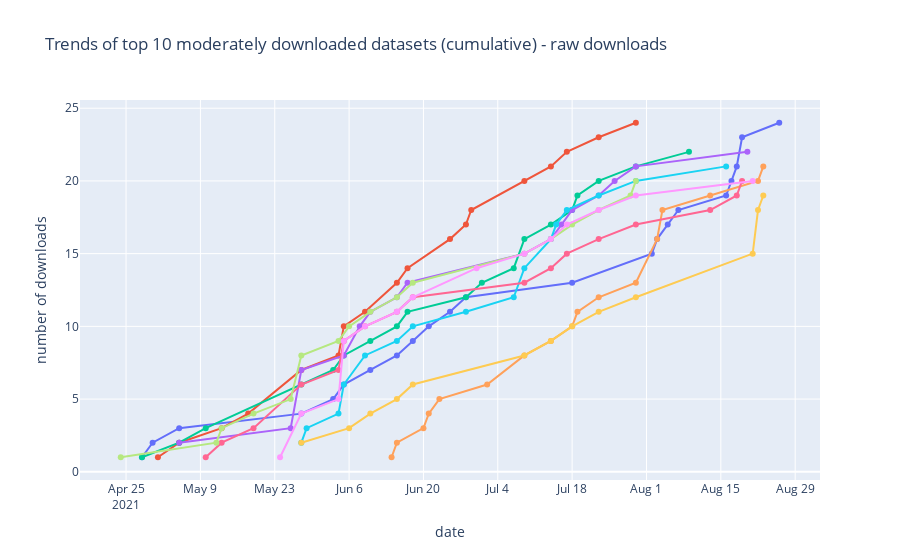

Notebook code for this chart:
### Markdown cell above
##### Moderately downloaded

### Code cell
top10_raw = top_ds_raw[top_ds_raw['raw downloads'] <25][0:10]
active_raw_ids = top10_raw['dataset_id'].tolist()
active_raw_names = top10_raw['dataset_name'].tolist()

dataset_download_trends(active_raw_ids, active_raw_names, 'Trends of top 10 moderately downloaded datasets (cumulative) - raw downloads')

### Figure 1 — Plotly figure (JSON) as saved in the notebook; plotly's stock layout.template omitted (floating-point values rounded to 4 significant figures)
{"data": [{"hovertemplate": "<i>Date</i>: %{x}<br>Downloads</i>: %{y}<br><br>%{text}</i>", "mode": "lines+markers", "text": ["Infiltrating Neoplastic Cells Human Glioblastoma", "Infiltrating Neoplastic Cells Human Glioblastoma", "Infiltrating Neoplastic Cells Human Glioblastoma", "Infiltrating Neoplastic Cells Human Glioblastoma", "Infiltrating Neoplastic Cells Human Glioblastoma", "Infiltrating Neoplastic Cells Human Glioblastoma", "Infiltrating Neoplastic Cells Human Glioblastoma", "Infiltrating Neoplastic Cells Human Glioblastoma", "Infiltrating Neoplastic Cells Human Glioblastoma", "Infiltrating Neoplastic Cells Human Glioblastoma", "Infiltrating Neoplastic Cells Human Glioblastoma", "Infiltrating Neoplastic Cells Human Glioblastoma", "Infiltrating Neoplastic Cells Human Glioblastoma", "Infiltrating Neoplastic Cells Human Glioblastoma", "Infiltrating Neoplastic Cells Human Glioblastoma", "Infiltrating Neoplastic Cells Human Glioblastoma", "Infiltrating Neoplastic Cells Human Glioblastoma", "Infiltrating Neoplastic Cells Human Glioblastoma", "Infiltrating Neoplastic Cells Human Glioblastoma", "Infiltrating Neoplastic Cells Human Glioblastoma", "Infiltrating Neoplastic Cells Human Glioblastoma", "Infiltrating Neoplastic Cells Human Glioblastoma"], "type": "scatter", "x": ["2021-04-28", "2021-04-30", "2021-05-05", "2021-05-28", "2021-06-03", "2021-06-05", "2021-06-10", "2021-06-15", "2021-06-18", "2021-06-21", "2021-06-25", "2021-06-28", "2021-07-18", "2021-08-02", "2021-08-03", "2021-08-05", "2021-08-07", "2021-08-16", "2021-08-17", "2021-08-18", "2021-08-19", "2021-08-26"], "y": [1, 2, 3, 4, 5, 6, 7, 8, 9, 10, 11, 12, 13, 15, 16, 17, 18, 19, 20, 21, 23, 24]}, {"hovertemplate": "<i>Date</i>: %{x}<br>Downloads</i>: %{y}<br><br>%{text}</i>", "mode": "lines+markers", "text": ["Single-cell transcriptomics of human T cells reveals tissue and activation signatures in health and disease", "Single-cell transcriptomics of human T cells reveals tissue and activation signatures in health and disease", "Single-cell transcriptomics of human T cells reveals tissue and activation signatures in health and disease", "Single-cell transcriptomics of human T cells reveals tissue and activation signatures in health and disease", "Single-cell transcriptomics of human T cells reveals tissue and activation signatures in health and disease", "Single-cell transcriptomics of human T cells reveals tissue and activation signatures in health and disease", "Single-cell transcriptomics of human T cells reveals tissue and activation signatures in health and disease", "Single-cell transcriptomics of human T cells reveals tissue and activation signatures in health and disease", "Single-cell transcriptomics of human T cells reveals tissue and activation signatures in health and disease", "Single-cell transcriptomics of human T cells reveals tissue and activation signatures in health and disease", "Single-cell transcriptomics of human T cells reveals tissue and activation signatures in health and disease", "Single-cell transcriptomics of human T cells reveals tissue and activation signatures in health and disease", "Single-cell transcriptomics of human T cells reveals tissue and activation signatures in health and disease", "Single-cell transcriptomics of human T cells reveals tissue and activation signatures in health and disease", "Single-cell transcriptomics of human T cells reveals tissue and activation signatures in health and disease", "Single-cell transcriptomics of human T cells reveals tissue and activation signatures in health and disease", "Single-cell transcriptomics of human T cells reveals tissue and activation signatures in health and disease", "Single-cell transcriptomics of human T cells reveals tissue and activation signatures in health and disease"], "type": "scatter", "x": ["2021-05-01", "2021-05-05", "2021-05-13", "2021-05-18", "2021-05-28", "2021-06-04", "2021-06-05", "2021-06-09", "2021-06-15", "2021-06-17", "2021-06-25", "2021-06-28", "2021-06-29", "2021-07-09", "2021-07-14", "2021-07-17", "2021-07-23", "2021-07-30"], "y": [1, 2, 3, 4, 7, 8, 10, 11, 13, 14, 16, 17, 18, 20, 21, 22, 23, 24]}, {"hovertemplate": "<i>Date</i>: %{x}<br>Downloads</i>: %{y}<br><br>%{text}</i>", "mode": "lines+markers", "text": ["A Single-Cell Transcriptional Roadmap of the Mouse and Human Lymph Node Lymphatic Vasculature", "A Single-Cell Transcriptional Roadmap of the Mouse and Human Lymph Node Lymphatic Vasculature", "A Single-Cell Transcriptional Roadmap of the Mouse and Human Lymph Node Lymphatic Vasculature", "A Single-Cell Transcriptional Roadmap of the Mouse and Human Lymph Node Lymphatic Vasculature", "A Single-Cell Transcriptional Roadmap of the Mouse and Human Lymph Node Lymphatic Vasculature", "A Single-Cell Transcriptional Roadmap of the Mouse and Human Lymph Node Lymphatic Vasculature", "A Single-Cell Transcriptional Roadmap of the Mouse and Human Lymph Node Lymphatic Vasculature", "A Single-Cell Transcriptional Roadmap of the Mouse and Human Lymph Node Lymphatic Vasculature", "A Single-Cell Transcriptional Roadmap of the Mouse and Human Lymph Node Lymphatic Vasculature", "A Single-Cell Transcriptional Roadmap of the Mouse and Human Lymph Node Lymphatic Vasculature", "A Single-Cell Transcriptional Roadmap of the Mouse and Human Lymph Node Lymphatic Vasculature", "A Single-Cell Transcriptional Roadmap of the Mouse and Human Lymph Node Lymphatic Vasculature", "A Single-Cell Transcriptional Roadmap of the Mouse and Human Lymph Node Lymphatic Vasculature", "A Single-Cell Transcriptional Roadmap of the Mouse and Human Lymph Node Lymphatic Vasculature", "A Single-Cell Transcriptional Roadmap of the Mouse and Human Lymph Node Lymphatic Vasculature", "A Single-Cell Transcriptional Roadmap of the Mouse and Human Lymph Node Lymphatic Vasculature", "A Single-Cell Transcriptional Roadmap of the Mouse and Human Lymph Node Lymphatic Vasculature", "A Single-Cell Transcriptional Roadmap of the Mouse and Human Lymph Node Lymphatic Vasculature", "A Single-Cell Transcriptional Roadmap of the Mouse and Human Lymph Node Lymphatic Vasculature"], "type": "scatter", "x": ["2021-04-28", "2021-05-05", "2021-05-10", "2021-05-28", "2021-06-03", "2021-06-05", "2021-06-10", "2021-06-15", "2021-06-17", "2021-06-28", "2021-07-01", "2021-07-07", "2021-07-09", "2021-07-14", "2021-07-18", "2021-07-19", "2021-07-23", "2021-07-30", "2021-08-09"], "y": [1, 2, 3, 6, 7, 8, 9, 10, 11, 12, 13, 14, 16, 17, 18, 19, 20, 21, 22]}, {"hovertemplate": "<i>Date</i>: %{x}<br>Downloads</i>: %{y}<br><br>%{text}</i>", "mode": "lines+markers", "text": ["Multiomics single-cell analysis of human pancreatic islets reveals novel cellular states in health and type 1 diabetes", "Multiomics single-cell analysis of human pancreatic islets reveals novel cellular states in health and type 1 diabetes", "Multiomics single-cell analysis of human pancreatic islets reveals novel cellular states in health and type 1 diabetes", "Multiomics single-cell analysis of human pancreatic islets reveals novel cellular states in health and type 1 diabetes", "Multiomics single-cell analysis of human pancreatic islets reveals novel cellular states in health and type 1 diabetes", "Multiomics single-cell analysis of human pancreatic islets reveals novel cellular states in health and type 1 diabetes", "Multiomics single-cell analysis of human pancreatic islets reveals novel cellular states in health and type 1 diabetes", "Multiomics single-cell analysis of human pancreatic islets reveals novel cellular states in health and type 1 diabetes", "Multiomics single-cell analysis of human pancreatic islets reveals novel cellular states in health and type 1 diabetes", "Multiomics single-cell analysis of human pancreatic islets reveals novel cellular states in health and type 1 diabetes", "Multiomics single-cell analysis of human pancreatic islets reveals novel cellular states in health and type 1 diabetes", "Multiomics single-cell analysis of human pancreatic islets reveals novel cellular states in health and type 1 diabetes", "Multiomics single-cell analysis of human pancreatic islets reveals novel cellular states in health and type 1 diabetes", "Multiomics single-cell analysis of human pancreatic islets reveals novel cellular states in health and type 1 diabetes", "Multiomics single-cell analysis of human pancreatic islets reveals novel cellular states in health and type 1 diabetes", "Multiomics single-cell analysis of human pancreatic islets reveals novel cellular states in health and type 1 diabetes"], "type": "scatter", "x": ["2021-05-05", "2021-05-26", "2021-05-28", "2021-06-05", "2021-06-08", "2021-06-10", "2021-06-15", "2021-06-17", "2021-07-09", "2021-07-14", "2021-07-16", "2021-07-18", "2021-07-23", "2021-07-26", "2021-07-30", "2021-08-20"], "y": [2, 3, 7, 8, 10, 11, 12, 13, 15, 16, 17, 18, 19, 20, 21, 22]}, {"hovertemplate": "<i>Date</i>: %{x}<br>Downloads</i>: %{y}<br><br>%{text}</i>", "mode": "lines+markers", "text": ["Survey of human embryonic development", "Survey of human embryonic development", "Survey of human embryonic development", "Survey of human embryonic development", "Survey of human embryonic development", "Survey of human embryonic development", "Survey of human embryonic development", "Survey of human embryonic development", "Survey of human embryonic development", "Survey of human embryonic development", "Survey of human embryonic development", "Survey of human embryonic development", "Survey of human embryonic development", "Survey of human embryonic development", "Survey of human embryonic development", "Survey of human embryonic development", "Survey of human embryonic development"], "type": "scatter", "x": ["2021-06-14", "2021-06-15", "2021-06-20", "2021-06-21", "2021-06-23", "2021-07-02", "2021-07-09", "2021-07-14", "2021-07-18", "2021-07-19", "2021-07-23", "2021-07-30", "2021-08-03", "2021-08-04", "2021-08-13", "2021-08-22", "2021-08-23"], "y": [1, 2, 3, 4, 5, 6, 8, 9, 10, 11, 12, 13, 16, 18, 19, 20, 21]}, {"hovertemplate": "<i>Date</i>: %{x}<br>Downloads</i>: %{y}<br><br>%{text}</i>", "mode": "lines+markers", "text": ["scRNA-seq data analysis of endothelium-enriched mesenteric arterial tissues from human donors", "scRNA-seq data analysis of endothelium-enriched mesenteric arterial tissues from human donors", "scRNA-seq data analysis of endothelium-enriched mesenteric arterial tissues from human donors", "scRNA-seq data analysis of endothelium-enriched mesenteric arterial tissues from human donors", "scRNA-seq data analysis of endothelium-enriched mesenteric arterial tissues from human donors", "scRNA-seq data analysis of endothelium-enriched mesenteric arterial tissues from human donors", "scRNA-seq data analysis of endothelium-enriched mesenteric arterial tissues from human donors", "scRNA-seq data analysis of endothelium-enriched mesenteric arterial tissues from human donors", "scRNA-seq data analysis of endothelium-enriched mesenteric arterial tissues from human donors", "scRNA-seq data analysis of endothelium-enriched mesenteric arterial tissues from human donors", "scRNA-seq data analysis of endothelium-enriched mesenteric arterial tissues from human donors", "scRNA-seq data analysis of endothelium-enriched mesenteric arterial tissues from human donors", "scRNA-seq data analysis of endothelium-enriched mesenteric arterial tissues from human donors", "scRNA-seq data analysis of endothelium-enriched mesenteric arterial tissues from human donors", "scRNA-seq data analysis of endothelium-enriched mesenteric arterial tissues from human donors", "scRNA-seq data analysis of endothelium-enriched mesenteric arterial tissues from human donors"], "type": "scatter", "x": ["2021-05-28", "2021-05-29", "2021-06-04", "2021-06-05", "2021-06-09", "2021-06-15", "2021-06-18", "2021-06-28", "2021-07-07", "2021-07-09", "2021-07-14", "2021-07-15", "2021-07-17", "2021-07-23", "2021-07-30", "2021-08-16"], "y": [2, 3, 4, 6, 8, 9, 10, 11, 12, 14, 16, 17, 18, 19, 20, 21]}, {"hovertemplate": "<i>Date</i>: %{x}<br>Downloads</i>: %{y}<br><br>%{text}</i>", "mode": "lines+markers", "text": ["Construction of a human cell landscape at single-cell level", "Construction of a human cell landscape at single-cell level", "Construction of a human cell landscape at single-cell level", "Construction of a human cell landscape at single-cell level", "Construction of a human cell landscape at single-cell level", "Construction of a human cell landscape at single-cell level", "Construction of a human cell landscape at single-cell level", "Construction of a human cell landscape at single-cell level", "Construction of a human cell landscape at single-cell level", "Construction of a human cell landscape at single-cell level", "Construction of a human cell landscape at single-cell level", "Construction of a human cell landscape at single-cell level", "Construction of a human cell landscape at single-cell level", "Construction of a human cell landscape at single-cell level", "Construction of a human cell landscape at single-cell level", "Construction of a human cell landscape at single-cell level", "Construction of a human cell landscape at single-cell level"], "type": "scatter", "x": ["2021-05-10", "2021-05-13", "2021-05-19", "2021-05-28", "2021-06-04", "2021-06-05", "2021-06-09", "2021-06-15", "2021-06-18", "2021-07-09", "2021-07-14", "2021-07-17", "2021-07-23", "2021-07-30", "2021-08-13", "2021-08-18", "2021-08-19"], "y": [1, 2, 3, 6, 7, 9, 10, 11, 12, 13, 14, 15, 16, 17, 18, 19, 20]}, {"hovertemplate": "<i>Date</i>: %{x}<br>Downloads</i>: %{y}<br><br>%{text}</i>", "mode": "lines+markers", "text": ["Spatiotemporal analysis of human intestinal development at single-cell resolution: Adult A1", "Spatiotemporal analysis of human intestinal development at single-cell resolution: Adult A1", "Spatiotemporal analysis of human intestinal development at single-cell resolution: Adult A1", "Spatiotemporal analysis of human intestinal development at single-cell resolution: Adult A1", "Spatiotemporal analysis of human intestinal development at single-cell resolution: Adult A1", "Spatiotemporal analysis of human intestinal development at single-cell resolution: Adult A1", "Spatiotemporal analysis of human intestinal development at single-cell resolution: Adult A1", "Spatiotemporal analysis of human intestinal development at single-cell resolution: Adult A1", "Spatiotemporal analysis of human intestinal development at single-cell resolution: Adult A1", "Spatiotemporal analysis of human intestinal development at single-cell resolution: Adult A1", "Spatiotemporal analysis of human intestinal development at single-cell resolution: Adult A1", "Spatiotemporal analysis of human intestinal development at single-cell resolution: Adult A1", "Spatiotemporal analysis of human intestinal development at single-cell resolution: Adult A1", "Spatiotemporal analysis of human intestinal development at single-cell resolution: Adult A1", "Spatiotemporal analysis of human intestinal development at single-cell resolution: Adult A1", "Spatiotemporal analysis of human intestinal development at single-cell resolution: Adult A1", "Spatiotemporal analysis of human intestinal development at single-cell resolution: Adult A1"], "type": "scatter", "x": ["2021-04-24", "2021-05-12", "2021-05-13", "2021-05-19", "2021-05-26", "2021-05-28", "2021-06-04", "2021-06-06", "2021-06-10", "2021-06-15", "2021-06-18", "2021-07-09", "2021-07-14", "2021-07-18", "2021-07-23", "2021-07-29", "2021-07-30"], "y": [1, 2, 3, 4, 5, 8, 9, 10, 11, 12, 13, 15, 16, 17, 18, 19, 20]}, {"hovertemplate": "<i>Date</i>: %{x}<br>Downloads</i>: %{y}<br><br>%{text}</i>", "mode": "lines+markers", "text": ["Massively multiplex chemical transcriptomics at single-cell resolution - MCF7", "Massively multiplex chemical transcriptomics at single-cell resolution - MCF7", "Massively multiplex chemical transcriptomics at single-cell resolution - MCF7", "Massively multiplex chemical transcriptomics at single-cell resolution - MCF7", "Massively multiplex chemical transcriptomics at single-cell resolution - MCF7", "Massively multiplex chemical transcriptomics at single-cell resolution - MCF7", "Massively multiplex chemical transcriptomics at single-cell resolution - MCF7", "Massively multiplex chemical transcriptomics at single-cell resolution - MCF7", "Massively multiplex chemical transcriptomics at single-cell resolution - MCF7", "Massively multiplex chemical transcriptomics at single-cell resolution - MCF7", "Massively multiplex chemical transcriptomics at single-cell resolution - MCF7", "Massively multiplex chemical transcriptomics at single-cell resolution - MCF7", "Massively multiplex chemical transcriptomics at single-cell resolution - MCF7", "Massively multiplex chemical transcriptomics at single-cell resolution - MCF7"], "type": "scatter", "x": ["2021-05-24", "2021-05-28", "2021-06-04", "2021-06-05", "2021-06-09", "2021-06-15", "2021-06-18", "2021-06-30", "2021-07-09", "2021-07-14", "2021-07-17", "2021-07-23", "2021-07-30", "2021-08-21"], "y": [1, 4, 5, 9, 10, 11, 12, 14, 15, 16, 17, 18, 19, 20]}, {"hovertemplate": "<i>Date</i>: %{x}<br>Downloads</i>: %{y}<br><br>%{text}</i>", "mode": "lines+markers", "text": ["Spatiotemporal analysis of human intestinal development at single-cell resolution: Fetal A6", "Spatiotemporal analysis of human intestinal development at single-cell resolution: Fetal A6", "Spatiotemporal analysis of human intestinal development at single-cell resolution: Fetal A6", "Spatiotemporal analysis of human intestinal development at single-cell resolution: Fetal A6", "Spatiotemporal analysis of human intestinal development at single-cell resolution: Fetal A6", "Spatiotemporal analysis of human intestinal development at single-cell resolution: Fetal A6", "Spatiotemporal analysis of human intestinal development at single-cell resolution: Fetal A6", "Spatiotemporal analysis of human intestinal development at single-cell resolution: Fetal A6", "Spatiotemporal analysis of human intestinal development at single-cell resolution: Fetal A6", "Spatiotemporal analysis of human intestinal development at single-cell resolution: Fetal A6", "Spatiotemporal analysis of human intestinal development at single-cell resolution: Fetal A6", "Spatiotemporal analysis of human intestinal development at single-cell resolution: Fetal A6", "Spatiotemporal analysis of human intestinal development at single-cell resolution: Fetal A6"], "type": "scatter", "x": ["2021-05-28", "2021-06-06", "2021-06-10", "2021-06-15", "2021-06-18", "2021-07-09", "2021-07-14", "2021-07-18", "2021-07-23", "2021-07-30", "2021-08-21", "2021-08-22", "2021-08-23"], "y": [2, 3, 4, 5, 6, 8, 9, 10, 11, 12, 15, 18, 19]}], "layout": {"showlegend": false, "title": {"text": "Trends of top 10 moderately downloaded datasets (cumulative) - raw downloads"}, "xaxis": {"title": {"text": "date"}}, "yaxis": {"title": {"text": "number of downloads"}}}}
